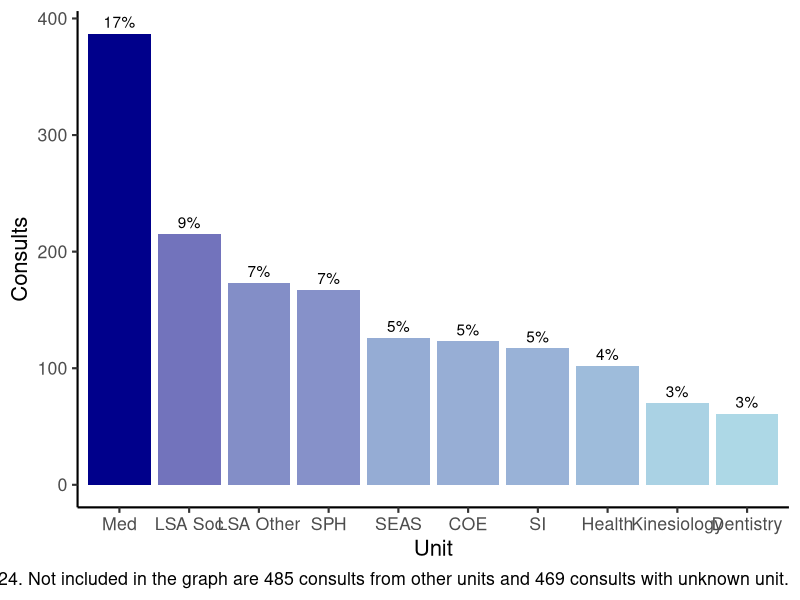
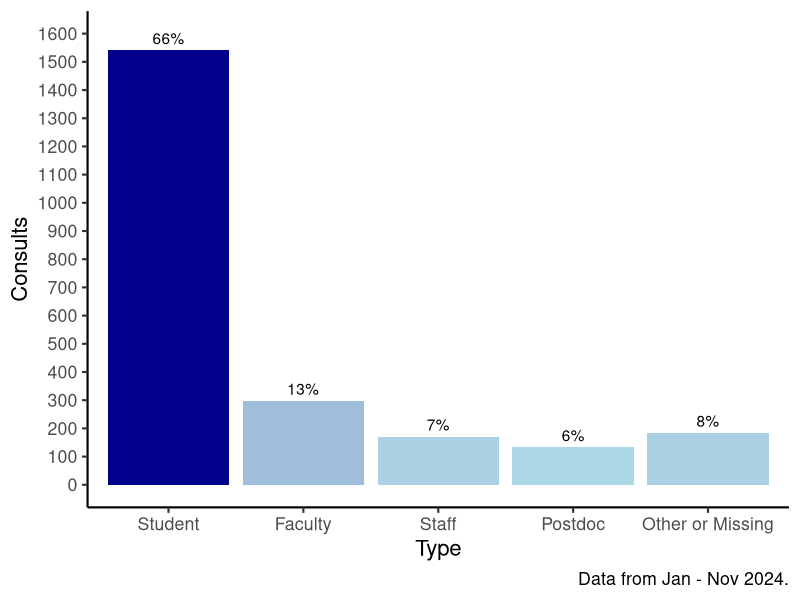
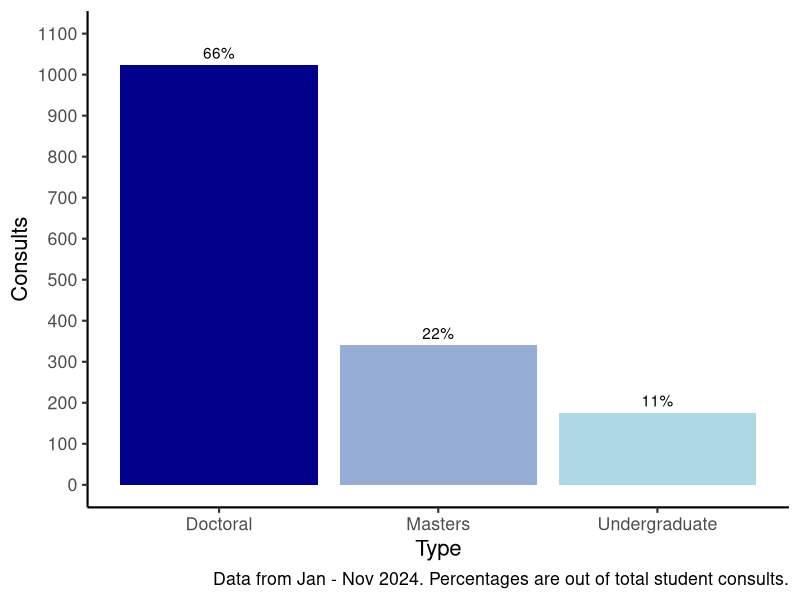
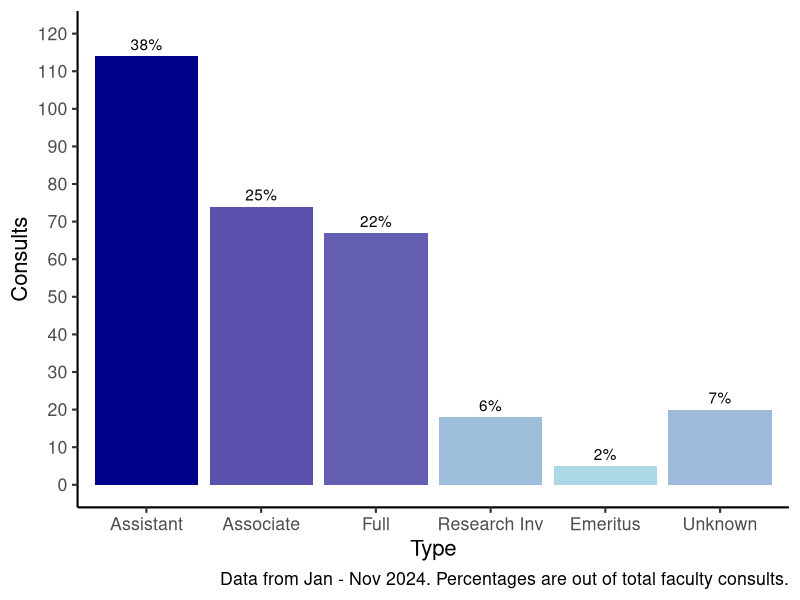
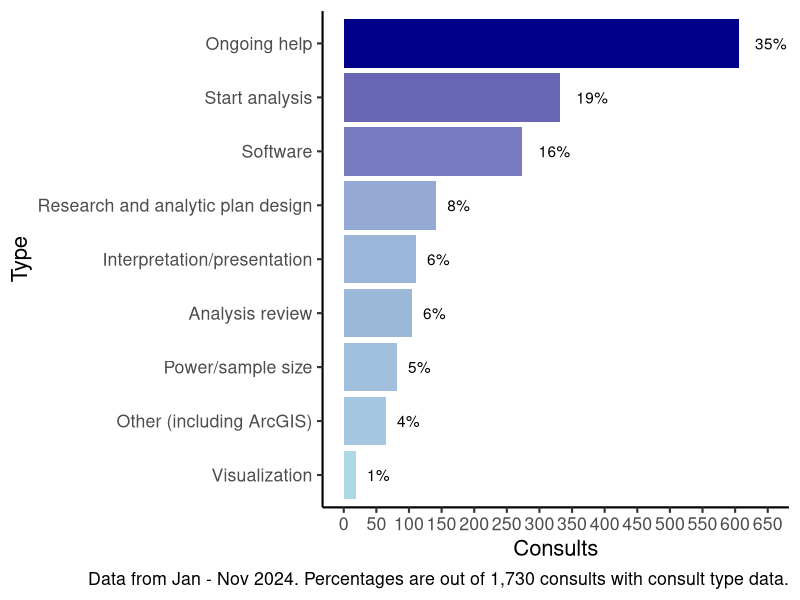
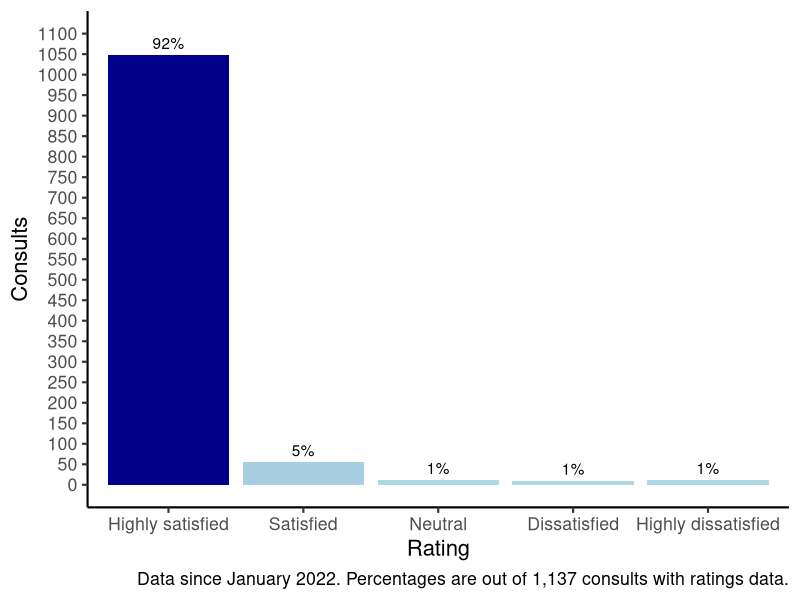
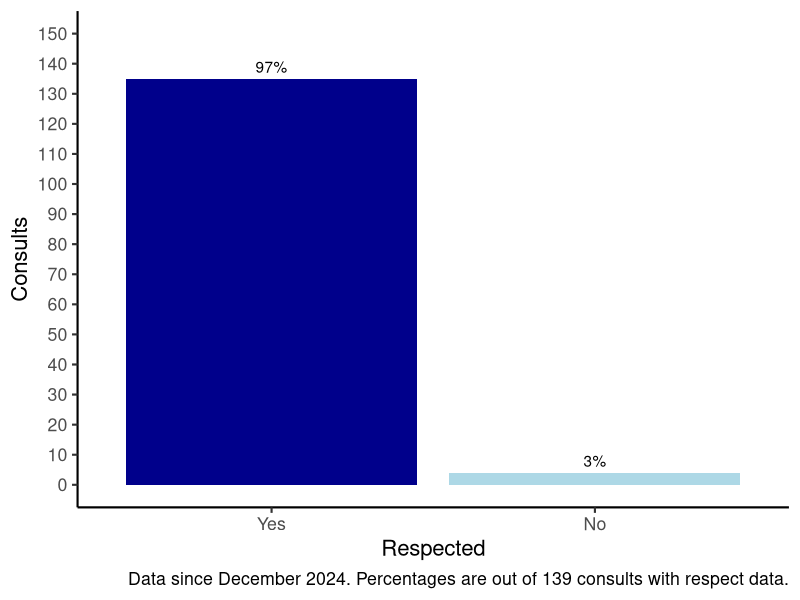

Here is the R script that generated these plots, in order:
## ---- chunk 1
knitr::opts_chunk$set(echo = FALSE)
## ---- chunk 2
library(ggplot2)
units = data.frame(Unit = c("Med","LSA Soc","LSA Other",
                            "SPH","SEAS","COE","SI","Health","Kinesiology","Dentistry"),
                   Consults=c(387,215,173,167,126,123,117,102,70,61))
units$Unit = factor(units$Unit,levels=units$Unit)
units$Pct = paste0(round(100*units$Consults/2328),"%")
ggplot(units,aes(x=Unit,y=Consults,fill=Consults))+
  theme(plot.caption = element_text(hjust = 0)) + 
  theme_classic(base_size=16) +
  geom_bar(stat="identity") +
  scale_fill_gradient(low="light blue",high="dark blue",guide="none") +
  geom_text(aes(label=Pct), vjust=-0.5) +
  labs(caption="Data from Jan - Nov 2024. Not included in the graph are 485 consults from other units and 469 consults with unknown unit.")
## ---- chunk 3
user_type = data.frame(Type = c("Student","Faculty","Staff",
                            "Postdoc","Other or Missing"),
                   Consults=c(1541,298,171,133,185))
user_type$Type = factor(user_type$Type,levels=user_type$Type)
user_type$Pct = paste0(round(100*user_type$Consults/2328),"%")
ggplot(user_type,aes(x=Type,y=Consults,fill=Consults))+
  theme(plot.caption = element_text(hjust = 0)) + 
  theme_classic(base_size=16) + 
  geom_bar(stat="identity") +
  scale_y_continuous(breaks=seq(0,1600,100),limits=c(0,1600)) + 
  scale_fill_gradient(low="light blue",high="dark blue",guide="none") +
  geom_text(aes(label=Pct), vjust=-0.5) +
  labs(caption="Data from Jan - Nov 2024.")
## ---- chunk 4
student_type = data.frame(Type = c("Doctoral","Masters","Undergraduate"),
                   Consults=c(1024,341,176))
student_type$Type = factor(student_type$Type,levels=student_type$Type)
student_type$Pct = paste0(round(100*student_type$Consults/1541),"%")
ggplot(student_type,aes(x=Type,y=Consults,fill=Consults))+
  theme(plot.caption = element_text(hjust = 0)) + 
  theme_classic(base_size=16) + 
  geom_bar(stat="identity") +
  scale_y_continuous(breaks=seq(0,1100,100),limits=c(0,1100)) +
  scale_fill_gradient(low="light blue",high="dark blue",guide="none") +
  geom_text(aes(label=Pct), vjust=-0.5) +
  labs(caption="Data from Jan - Nov 2024. Percentages are out of total student consults.")
## ---- chunk 5
faculty_type = data.frame(Type = c("Assistant","Associate","Full","Research Inv",
                                   "Emeritus","Unknown"),
                   Consults=c(114,74,67,18,5,20))
faculty_type$Type = factor(faculty_type$Type,levels=faculty_type$Type)
faculty_type$Pct = paste0(round(100*faculty_type$Consults/298),"%")
ggplot(faculty_type,aes(x=Type,y=Consults,fill=Consults))+
  theme(plot.caption = element_text(hjust = 0)) + 
  theme_classic(base_size=16) + 
  geom_bar(stat="identity") +
  scale_y_continuous(breaks=seq(0,120,10),limits=c(0,120)) +
  scale_fill_gradient(low="light blue",high="dark blue",guide="none") +
  geom_text(aes(label=Pct), vjust=-0.5) +
  labs(caption="Data from Jan - Nov 2024. Percentages are out of total faculty consults.")
## ---- chunk 6
library(dplyr)
consult_type = data.frame(Type = c("Ongoing help","Start analysis","Software",
                                   "Research and analytic plan design",
                                   "Interpretation/presentation","Analysis review",
                                   "Power/sample size", "Other (including ArcGIS)",
                                   "Visualization"),
                   Consults=c(606,332,274,141,110,104,81,64,18))
consult_type = arrange(consult_type,Consults)
consult_type$Type = factor(consult_type$Type,levels=consult_type$Type)
consult_type$Pct = paste0(round(100*consult_type$Consults/sum(consult_type$Consults)),"%")
ggplot(consult_type,aes(x=Type,y=Consults,fill=Consults))+
  theme(plot.caption = element_text(hjust = 0)) + 
  theme_classic(base_size=16) + 
  geom_bar(stat="identity") +
  coord_flip() + 
  scale_y_continuous(breaks=seq(0,650,50),limits=c(0,650)) +
  scale_fill_gradient(low="light blue",high="dark blue",guide="none") +
  geom_text(aes(label=Pct), hjust=-0.5) +
  labs(caption="Data from Jan - Nov 2024. Percentages are out of 1,730 consults with consult type data.")
## ---- chunk 7
satisfaction = data.frame(Rating = c("Highly satisfied","Satisfied","Neutral",
                                   "Dissatisfied","Highly dissatisfied"),
                   Consults=c(1048,55,12,10,12))
satisfaction$Rating = factor(satisfaction$Rating,levels=satisfaction$Rating)
satisfaction$Pct = paste0(round(100*satisfaction$Consults/sum(satisfaction$Consults)),"%")
ggplot(satisfaction,aes(x=Rating,y=Consults,fill=Consults))+
  theme(plot.caption = element_text(hjust = 0)) + 
  theme_classic(base_size=16) + 
  geom_bar(stat="identity") +
  scale_y_continuous(breaks=seq(0,1100,50),limits=c(0,1100)) +
  scale_fill_gradient(low="light blue",high="dark blue",guide="none") +
  geom_text(aes(label=Pct), vjust=-0.5) +
  labs(caption="Data since January 2022. Percentages are out of 1,137 consults with ratings data.")
## ---- chunk 8
respect = data.frame(Respected = c("Yes","No"),
                   Consults=c(135,4))
respect$Respected = factor(respect$Respected,levels=respect$Respected)
respect$Pct = paste0(round(100*respect$Consults/sum(respect$Consults)),"%")
ggplot(respect,aes(x=Respected,y=Consults,fill=Consults))+
  theme(plot.caption = element_text(hjust = 0)) + 
  theme_classic(base_size=16) + 
  geom_bar(stat="identity") +
  scale_y_continuous(breaks=seq(0,150,10),limits=c(0,150)) +
  scale_fill_gradient(low="light blue",high="dark blue",guide="none") +
  geom_text(aes(label=Pct), vjust=-0.5) +
  labs(caption="Data since December 2024. Percentages are out of 139 consults with respect data.")
